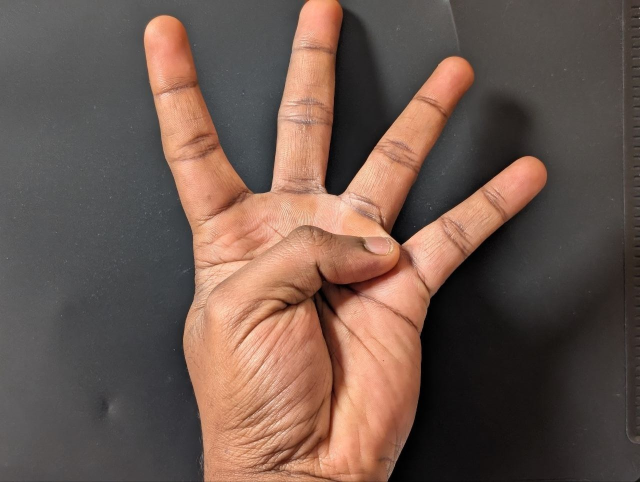
#> input picture raw_hand_images/Pi7_photo_2025-10-02_19-21-28 (2).jpg, 1280 x 964 px (shown at 1/2 size); its folder holds only this picture in this run
$ python normalize_images.py
#> lines starting #> are read from the running program, lines starting #| are printed output that depends on the picture
import os
from PIL import Image

RAW_IMAGES_DIR = "raw_hand_images"  # Put your original photos here
OUTPUT_DIR = "my_test_images"  # Normalized images will be saved here
TARGET_SIZE = (128, 128)

def normalize_images():
    """Convert images to 128x128 grayscale PNG format"""

    # Create directories if they don't exist
    os.makedirs(RAW_IMAGES_DIR, exist_ok=True)
    os.makedirs(OUTPUT_DIR, exist_ok=True)

    # Get all image files
    image_files = [f for f in os.listdir(RAW_IMAGES_DIR)
                   if f.lower().endswith(('.png', '.jpg', '.jpeg', '.bmp', '.gif'))]

    if not image_files:
        print(f"No images found in '{RAW_IMAGES_DIR}'")
        print(f"Please add your hand gesture photos to '{RAW_IMAGES_DIR}' folder")
        return

    print(f"Found {len(image_files)} images to normalize\n")

    for idx, img_file in enumerate(image_files):
        try:
            # Load image
            img_path = os.path.join(RAW_IMAGES_DIR, img_file)
            img = Image.open(img_path)
#> img is the input picture: PIL image 1280x964 RGB; mean R, G, B 108.3, 87.1, 77.7

            # Convert to grayscale
            img_gray = img.convert('L')
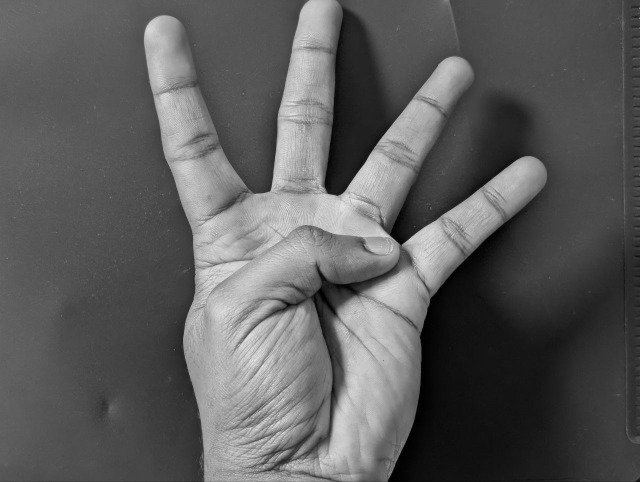
#> img_gray: PIL image 1280x964 L (shown at 1/2 size); min 0, max 233, mean 92.4

            # Resize to 128x128
            img_resized = img_gray.resize(TARGET_SIZE, Image.LANCZOS)
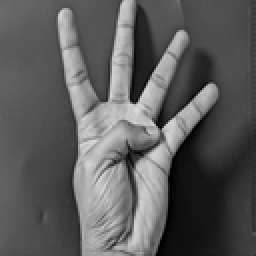
#> img_resized: PIL image 128x128 L (shown 2 times larger); min 0, max 221, mean 92.4

            # Save as PNG
            output_filename = f"normalized_{idx+1:02d}.png"
            output_path = os.path.join(OUTPUT_DIR, output_filename)
            img_resized.save(output_path, 'PNG')

            print(f"✓ Processed: {img_file} -> {output_filename}")

        except Exception as e:
            print(f"✗ Error processing {img_file}: {str(e)}")

    print(f"\nNormalization complete! {len(image_files)} images saved to '{OUTPUT_DIR}'")
    print("\nNext steps:")
    print("1. Review the normalized images")
    print("2. Optionally rename them to indicate the gesture (e.g., '3_fingers_1.png')")
    print("3. Run '4_test_custom_images.py' to test your models")

if __name__ == "__main__":
    normalize_images()

$ run again, on raw_hand_images/Pi7_photo_2025-10-02_19-21-30 (2).jpg
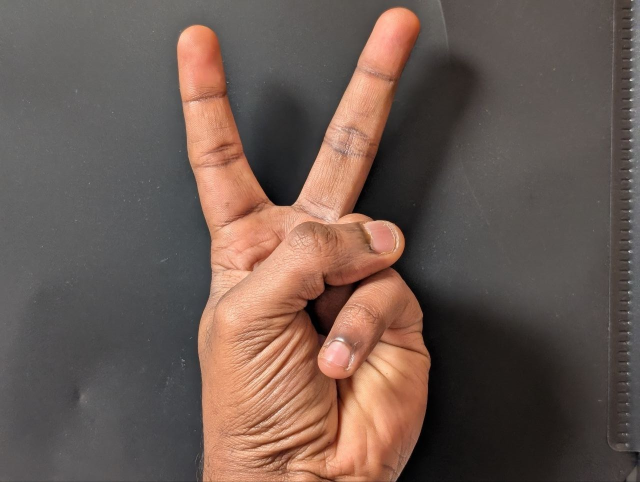
#> input picture raw_hand_images/Pi7_photo_2025-10-02_19-21-30 (2).jpg, 1280 x 964 px (shown at 1/2 size)
#> in normalize_images, img is the input picture: PIL image 1280x964 RGB; mean R, G, B 107.3, 89.1, 81.2
#> in normalize_images, `img_gray = img.convert('L')`:
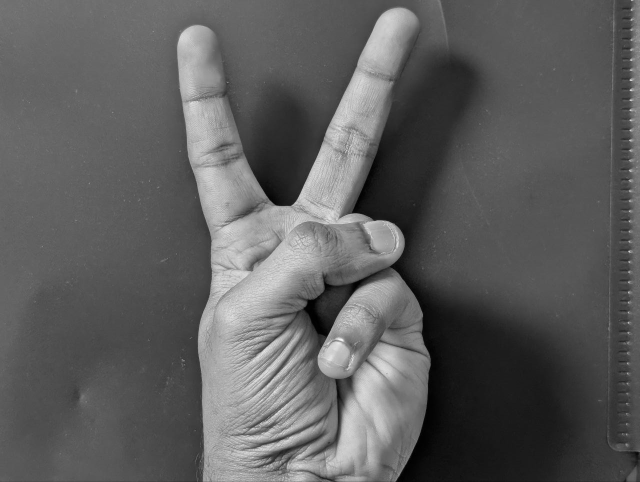
#> img_gray: PIL image 1280x964 L (shown at 1/2 size); min 0, max 248, mean 93.7
#> in normalize_images, `img_resized = img_gray.resize(TARGET_SIZE, Image.LANCZOS)`:
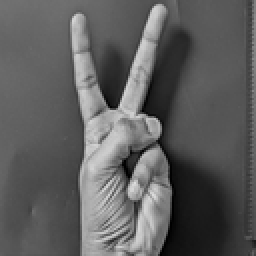
#> img_resized: PIL image 128x128 L (shown 2 times larger); min 0, max 222, mean 93.7

$ run again, on raw_hand_images/Pi7_photo_2025-10-02_19-21-30.jpg
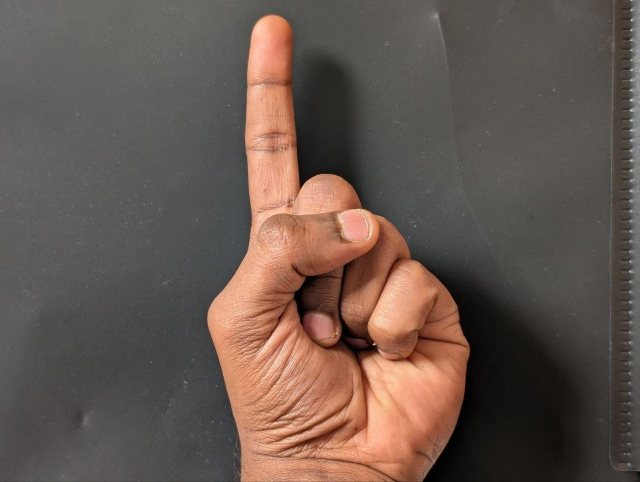
#> input picture raw_hand_images/Pi7_photo_2025-10-02_19-21-30.jpg, 1280 x 964 px (shown at 1/2 size)
#> in normalize_images, img is the input picture: PIL image 1280x964 RGB; mean R, G, B 102.4, 87, 78.8
#> in normalize_images, `img_gray = img.convert('L')`:
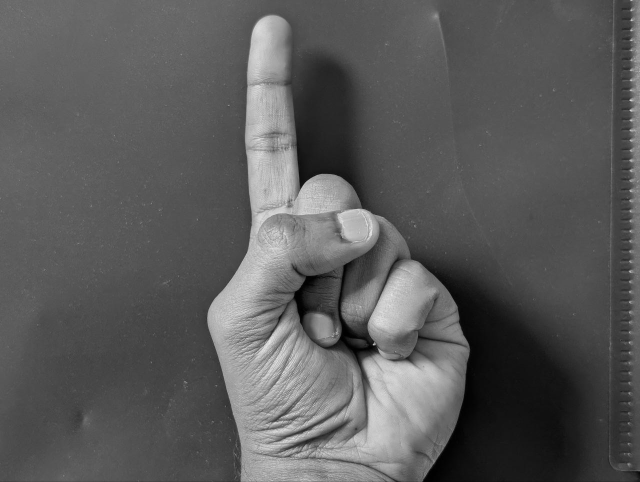
#> img_gray: PIL image 1280x964 L (shown at 1/2 size); min 0, max 237, mean 90.7
#> in normalize_images, `img_resized = img_gray.resize(TARGET_SIZE, Image.LANCZOS)`:
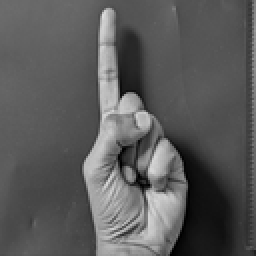
#> img_resized: PIL image 128x128 L (shown 2 times larger); min 0, max 221, mean 90.7

$ run again, on raw_hand_images/Pi7_photo_2025-10-02_19-21-31.jpg
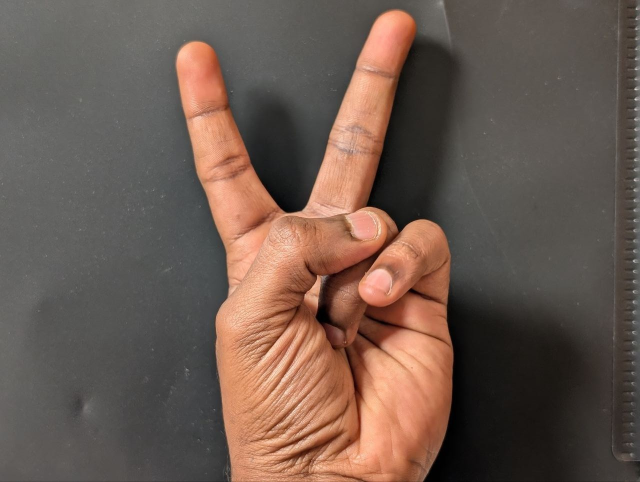
#> input picture raw_hand_images/Pi7_photo_2025-10-02_19-21-31.jpg, 1280 x 964 px (shown at 1/2 size)
#> in normalize_images, img is the input picture: PIL image 1280x964 RGB; mean R, G, B 107.9, 89.3, 79.5
#> in normalize_images, `img_gray = img.convert('L')`:
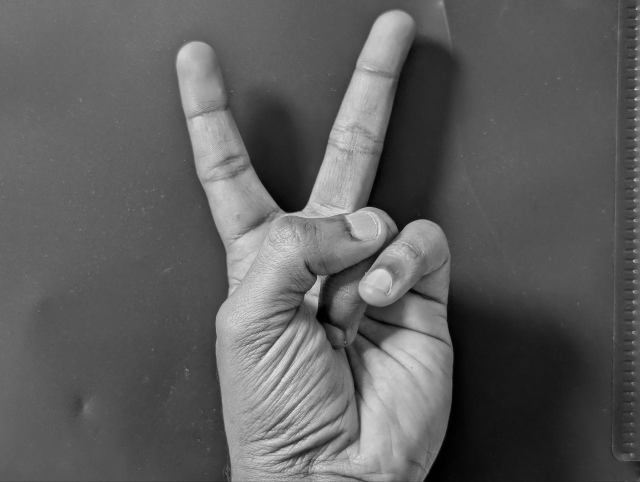
#> img_gray: PIL image 1280x964 L (shown at 1/2 size); min 0, max 239, mean 93.7
#> in normalize_images, `img_resized = img_gray.resize(TARGET_SIZE, Image.LANCZOS)`:
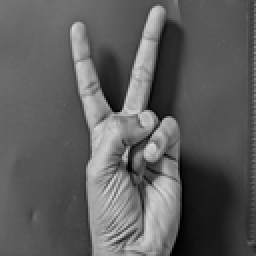
#> img_resized: PIL image 128x128 L (shown 2 times larger); min 0, max 218, mean 93.7

$ run again, on raw_hand_images/Pi7_photo_2025-10-02_19-21-28.jpg
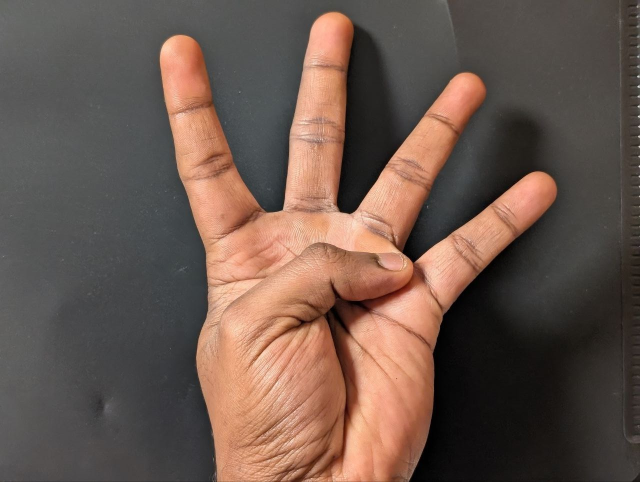
#> input picture raw_hand_images/Pi7_photo_2025-10-02_19-21-28.jpg, 1280 x 964 px (shown at 1/2 size)
#> in normalize_images, img is the input picture: PIL image 1280x964 RGB; mean R, G, B 106.7, 86.9, 77.2
#> in normalize_images, `img_gray = img.convert('L')`:
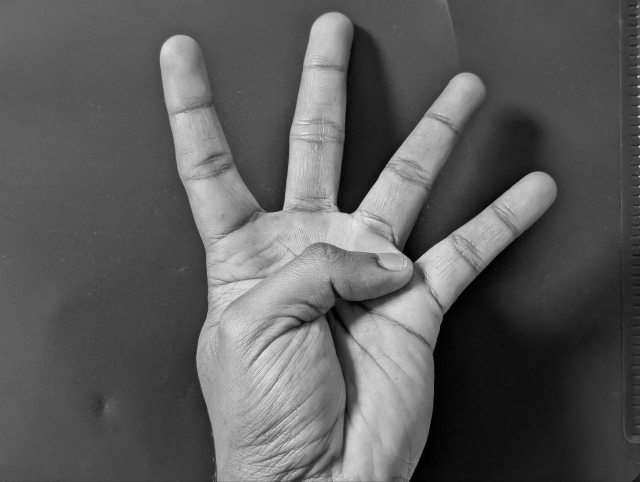
#> img_gray: PIL image 1280x964 L (shown at 1/2 size); min 0, max 254, mean 91.7
#> in normalize_images, `img_resized = img_gray.resize(TARGET_SIZE, Image.LANCZOS)`:
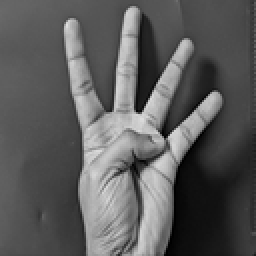
#> img_resized: PIL image 128x128 L (shown 2 times larger); min 0, max 224, mean 91.7
